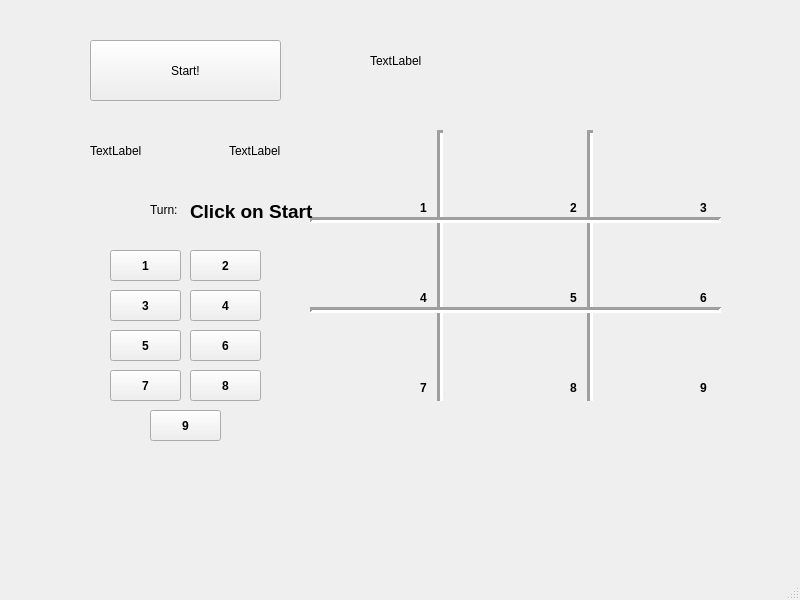
<?xml version="1.0" encoding="UTF-8"?>
<ui version="4.0">
 <class>MainWindow</class>
 <widget class="QMainWindow" name="MainWindow">
  <property name="geometry">
   <rect>
    <x>0</x>
    <y>0</y>
    <width>800</width>
    <height>600</height>
   </rect>
  </property>
  <property name="windowTitle">
   <string>MainWindow</string>
  </property>
  <widget class="QWidget" name="centralwidget">
   <widget class="QLabel" name="label">
    <property name="geometry">
     <rect>
      <x>340</x>
      <y>130</y>
      <width>131</width>
      <height>81</height>
     </rect>
    </property>
    <property name="text">
     <string/>
    </property>
   </widget>
   <widget class="QLabel" name="label_2">
    <property name="geometry">
     <rect>
      <x>480</x>
      <y>130</y>
      <width>131</width>
      <height>81</height>
     </rect>
    </property>
    <property name="text">
     <string/>
    </property>
   </widget>
   <widget class="QLabel" name="label_3">
    <property name="geometry">
     <rect>
      <x>610</x>
      <y>130</y>
      <width>131</width>
      <height>81</height>
     </rect>
    </property>
    <property name="text">
     <string/>
    </property>
   </widget>
   <widget class="QLabel" name="label_4">
    <property name="geometry">
     <rect>
      <x>340</x>
      <y>220</y>
      <width>131</width>
      <height>81</height>
     </rect>
    </property>
    <property name="text">
     <string/>
    </property>
   </widget>
   <widget class="QLabel" name="label_5">
    <property name="geometry">
     <rect>
      <x>480</x>
      <y>220</y>
      <width>131</width>
      <height>81</height>
     </rect>
    </property>
    <property name="text">
     <string/>
    </property>
   </widget>
   <widget class="QLabel" name="label_6">
    <property name="geometry">
     <rect>
      <x>610</x>
      <y>220</y>
      <width>131</width>
      <height>81</height>
     </rect>
    </property>
    <property name="text">
     <string/>
    </property>
   </widget>
   <widget class="QLabel" name="label_7">
    <property name="geometry">
     <rect>
      <x>340</x>
      <y>320</y>
      <width>131</width>
      <height>81</height>
     </rect>
    </property>
    <property name="text">
     <string/>
    </property>
   </widget>
   <widget class="QLabel" name="label_8">
    <property name="geometry">
     <rect>
      <x>480</x>
      <y>320</y>
      <width>131</width>
      <height>81</height>
     </rect>
    </property>
    <property name="text">
     <string/>
    </property>
   </widget>
   <widget class="QLabel" name="label_9">
    <property name="geometry">
     <rect>
      <x>610</x>
      <y>320</y>
      <width>131</width>
      <height>81</height>
     </rect>
    </property>
    <property name="text">
     <string/>
    </property>
   </widget>
   <widget class="Line" name="line">
    <property name="geometry">
     <rect>
      <x>410</x>
      <y>130</y>
      <width>61</width>
      <height>271</height>
     </rect>
    </property>
    <property name="lineWidth">
     <number>3</number>
    </property>
    <property name="orientation">
     <enum>Qt::Vertical</enum>
    </property>
   </widget>
   <widget class="Line" name="line_2">
    <property name="geometry">
     <rect>
      <x>560</x>
      <y>130</y>
      <width>61</width>
      <height>271</height>
     </rect>
    </property>
    <property name="lineWidth">
     <number>3</number>
    </property>
    <property name="orientation">
     <enum>Qt::Vertical</enum>
    </property>
   </widget>
   <widget class="Line" name="line_3">
    <property name="geometry">
     <rect>
      <x>310</x>
      <y>210</y>
      <width>411</width>
      <height>20</height>
     </rect>
    </property>
    <property name="autoFillBackground">
     <bool>false</bool>
    </property>
    <property name="lineWidth">
     <number>3</number>
    </property>
    <property name="orientation">
     <enum>Qt::Horizontal</enum>
    </property>
   </widget>
   <widget class="Line" name="line_4">
    <property name="geometry">
     <rect>
      <x>310</x>
      <y>300</y>
      <width>411</width>
      <height>20</height>
     </rect>
    </property>
    <property name="autoFillBackground">
     <bool>false</bool>
    </property>
    <property name="lineWidth">
     <number>3</number>
    </property>
    <property name="orientation">
     <enum>Qt::Horizontal</enum>
    </property>
   </widget>
   <widget class="QLabel" name="label_11">
    <property name="geometry">
     <rect>
      <x>420</x>
      <y>200</y>
      <width>58</width>
      <height>16</height>
     </rect>
    </property>
    <property name="styleSheet">
     <string notr="true">font: bold;</string>
    </property>
    <property name="text">
     <string>1</string>
    </property>
   </widget>
   <widget class="QLabel" name="label_12">
    <property name="geometry">
     <rect>
      <x>570</x>
      <y>200</y>
      <width>58</width>
      <height>16</height>
     </rect>
    </property>
    <property name="styleSheet">
     <string notr="true">font: bold;</string>
    </property>
    <property name="text">
     <string>2</string>
    </property>
   </widget>
   <widget class="QLabel" name="label_13">
    <property name="geometry">
     <rect>
      <x>700</x>
      <y>200</y>
      <width>58</width>
      <height>16</height>
     </rect>
    </property>
    <property name="styleSheet">
     <string notr="true">font: bold;</string>
    </property>
    <property name="text">
     <string>3</string>
    </property>
   </widget>
   <widget class="QLabel" name="label_14">
    <property name="geometry">
     <rect>
      <x>420</x>
      <y>290</y>
      <width>58</width>
      <height>16</height>
     </rect>
    </property>
    <property name="styleSheet">
     <string notr="true">font: bold;</string>
    </property>
    <property name="text">
     <string>4</string>
    </property>
   </widget>
   <widget class="QLabel" name="label_15">
    <property name="geometry">
     <rect>
      <x>570</x>
      <y>290</y>
      <width>58</width>
      <height>16</height>
     </rect>
    </property>
    <property name="styleSheet">
     <string notr="true">font: bold;</string>
    </property>
    <property name="text">
     <string>5</string>
    </property>
   </widget>
   <widget class="QLabel" name="label_16">
    <property name="geometry">
     <rect>
      <x>700</x>
      <y>290</y>
      <width>58</width>
      <height>16</height>
     </rect>
    </property>
    <property name="styleSheet">
     <string notr="true">font: bold;</string>
    </property>
    <property name="text">
     <string>6</string>
    </property>
   </widget>
   <widget class="QLabel" name="label_17">
    <property name="geometry">
     <rect>
      <x>420</x>
      <y>380</y>
      <width>58</width>
      <height>16</height>
     </rect>
    </property>
    <property name="styleSheet">
     <string notr="true">font: bold;</string>
    </property>
    <property name="text">
     <string>7</string>
    </property>
   </widget>
   <widget class="QLabel" name="label_18">
    <property name="geometry">
     <rect>
      <x>570</x>
      <y>380</y>
      <width>58</width>
      <height>16</height>
     </rect>
    </property>
    <property name="styleSheet">
     <string notr="true">font: bold;</string>
    </property>
    <property name="text">
     <string>8</string>
    </property>
   </widget>
   <widget class="QLabel" name="label_19">
    <property name="geometry">
     <rect>
      <x>700</x>
      <y>380</y>
      <width>58</width>
      <height>16</height>
     </rect>
    </property>
    <property name="styleSheet">
     <string notr="true">font: bold;</string>
    </property>
    <property name="text">
     <string>9</string>
    </property>
   </widget>
   <widget class="QPushButton" name="pushButton_2">
    <property name="geometry">
     <rect>
      <x>110</x>
      <y>250</y>
      <width>71</width>
      <height>31</height>
     </rect>
    </property>
    <property name="styleSheet">
     <string notr="true">font: bold;</string>
    </property>
    <property name="text">
     <string>1</string>
    </property>
   </widget>
   <widget class="QPushButton" name="pushButton_3">
    <property name="geometry">
     <rect>
      <x>190</x>
      <y>250</y>
      <width>71</width>
      <height>31</height>
     </rect>
    </property>
    <property name="styleSheet">
     <string notr="true">font: bold;</string>
    </property>
    <property name="text">
     <string>2</string>
    </property>
   </widget>
   <widget class="QPushButton" name="pushButton_4">
    <property name="geometry">
     <rect>
      <x>110</x>
      <y>290</y>
      <width>71</width>
      <height>31</height>
     </rect>
    </property>
    <property name="styleSheet">
     <string notr="true">font: bold;</string>
    </property>
    <property name="text">
     <string>3</string>
    </property>
   </widget>
   <widget class="QPushButton" name="pushButton_5">
    <property name="geometry">
     <rect>
      <x>190</x>
      <y>290</y>
      <width>71</width>
      <height>31</height>
     </rect>
    </property>
    <property name="styleSheet">
     <string notr="true">font: bold;</string>
    </property>
    <property name="text">
     <string>4</string>
    </property>
   </widget>
   <widget class="QPushButton" name="pushButton_6">
    <property name="geometry">
     <rect>
      <x>110</x>
      <y>330</y>
      <width>71</width>
      <height>31</height>
     </rect>
    </property>
    <property name="styleSheet">
     <string notr="true">font: bold
;</string>
    </property>
    <property name="text">
     <string>5</string>
    </property>
   </widget>
   <widget class="QPushButton" name="pushButton_7">
    <property name="geometry">
     <rect>
      <x>190</x>
      <y>330</y>
      <width>71</width>
      <height>31</height>
     </rect>
    </property>
    <property name="styleSheet">
     <string notr="true">font: bold;</string>
    </property>
    <property name="text">
     <string>6</string>
    </property>
   </widget>
   <widget class="QPushButton" name="pushButton_8">
    <property name="geometry">
     <rect>
      <x>110</x>
      <y>370</y>
      <width>71</width>
      <height>31</height>
     </rect>
    </property>
    <property name="styleSheet">
     <string notr="true">font: bold;</string>
    </property>
    <property name="text">
     <string>7</string>
    </property>
   </widget>
   <widget class="QPushButton" name="pushButton_9">
    <property name="geometry">
     <rect>
      <x>190</x>
      <y>370</y>
      <width>71</width>
      <height>31</height>
     </rect>
    </property>
    <property name="styleSheet">
     <string notr="true">font: bold;</string>
    </property>
    <property name="text">
     <string>8</string>
    </property>
   </widget>
   <widget class="QPushButton" name="pushButton_10">
    <property name="geometry">
     <rect>
      <x>150</x>
      <y>410</y>
      <width>71</width>
      <height>31</height>
     </rect>
    </property>
    <property name="styleSheet">
     <string notr="true">font: bold;</string>
    </property>
    <property name="text">
     <string>9</string>
    </property>
   </widget>
   <widget class="QLabel" name="label_22">
    <property name="geometry">
     <rect>
      <x>150</x>
      <y>200</y>
      <width>32</width>
      <height>20</height>
     </rect>
    </property>
    <property name="text">
     <string>Turn:</string>
    </property>
   </widget>
   <widget class="QPushButton" name="start_game">
    <property name="geometry">
     <rect>
      <x>90</x>
      <y>40</y>
      <width>191</width>
      <height>61</height>
     </rect>
    </property>
    <property name="styleSheet">
     <string notr="true">
font: 75 18pt &quot;Chalkboard SE&quot;;</string>
    </property>
    <property name="text">
     <string>Start!</string>
    </property>
   </widget>
   <widget class="QWidget" name="layoutWidget">
    <property name="geometry">
     <rect>
      <x>90</x>
      <y>110</y>
      <width>191</width>
      <height>81</height>
     </rect>
    </property>
    <layout class="QHBoxLayout" name="horizontalLayout">
     <item>
      <widget class="QLabel" name="label_20">
       <property name="text">
        <string>TextLabel</string>
       </property>
      </widget>
     </item>
     <item>
      <spacer name="horizontalSpacer">
       <property name="orientation">
        <enum>Qt::Horizontal</enum>
       </property>
       <property name="sizeHint" stdset="0">
        <size>
         <width>40</width>
         <height>20</height>
        </size>
       </property>
      </spacer>
     </item>
     <item>
      <widget class="QLabel" name="label_21">
       <property name="text">
        <string>TextLabel</string>
       </property>
      </widget>
     </item>
    </layout>
   </widget>
   <widget class="QLabel" name="label_10">
    <property name="geometry">
     <rect>
      <x>130</x>
      <y>220</y>
      <width>161</width>
      <height>20</height>
     </rect>
    </property>
    <property name="text">
     <string/>
    </property>
   </widget>
   <widget class="QLabel" name="winner">
    <property name="geometry">
     <rect>
      <x>210</x>
      <y>450</y>
      <width>511</width>
      <height>51</height>
     </rect>
    </property>
    <property name="styleSheet">
     <string notr="true">color:red;
font: 24pt &quot;Arial&quot;;</string>
    </property>
    <property name="text">
     <string/>
    </property>
   </widget>
   <widget class="QLabel" name="turn">
    <property name="geometry">
     <rect>
      <x>190</x>
      <y>200</y>
      <width>132</width>
      <height>20</height>
     </rect>
    </property>
    <property name="styleSheet">
     <string notr="true">font: 13pt &quot;Chalkboard SE&quot;;</string>
    </property>
    <property name="text">
     <string>&lt;html&gt;&lt;head/&gt;&lt;body&gt;&lt;p&gt;&lt;span style=&quot; font-size:14pt; font-weight:600;&quot;&gt;Click on Start&lt;/span&gt;&lt;/p&gt;&lt;/body&gt;&lt;/html&gt;</string>
    </property>
   </widget>
   <widget class="QLabel" name="label_23">
    <property name="geometry">
     <rect>
      <x>370</x>
      <y>20</y>
      <width>461</width>
      <height>81</height>
     </rect>
    </property>
    <property name="text">
     <string>TextLabel</string>
    </property>
   </widget>
  </widget>
  <widget class="QMenuBar" name="menubar">
   <property name="geometry">
    <rect>
     <x>0</x>
     <y>0</y>
     <width>800</width>
     <height>22</height>
    </rect>
   </property>
  </widget>
  <widget class="QStatusBar" name="statusbar"/>
 </widget>
 <resources/>
 <connections/>
</ui>
